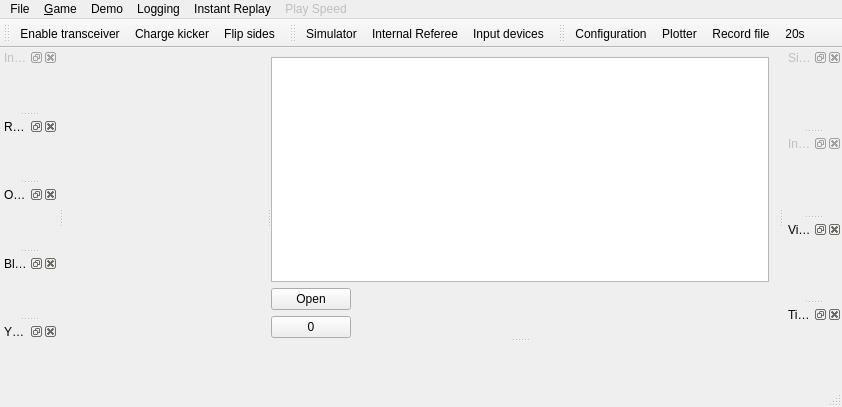
<?xml version="1.0" encoding="UTF-8"?>
<ui version="4.0">
 <class>MainWindow</class>
 <widget class="QMainWindow" name="MainWindow">
  <property name="geometry">
   <rect>
    <x>0</x>
    <y>0</y>
    <width>842</width>
    <height>407</height>
   </rect>
  </property>
  <property name="windowTitle">
   <string>Ra</string>
  </property>
  <property name="dockOptions">
   <set>QMainWindow::AllowTabbedDocks|QMainWindow::AnimatedDocks|QMainWindow::VerticalTabs</set>
  </property>
  <widget class="QWidget" name="centralwidget">
   <layout class="QVBoxLayout" name="verticalLayout">
    <item>
     <widget class="QSplitter" name="splitterH">
      <property name="sizePolicy">
       <sizepolicy hsizetype="Expanding" vsizetype="Expanding">
        <horstretch>0</horstretch>
        <verstretch>0</verstretch>
       </sizepolicy>
      </property>
      <property name="orientation">
       <enum>Qt::Horizontal</enum>
      </property>
      <widget class="DebugWidget" name="debugTree" native="true"/>
      <widget class="QSplitter" name="splitterV">
       <property name="orientation">
        <enum>Qt::Vertical</enum>
       </property>
       <widget class="QWidget" name="verticalLayoutWidget">
        <layout class="QVBoxLayout" name="verticalLayout_2">
         <item>
          <widget class="FieldWidget" name="field">
           <property name="sizePolicy">
            <sizepolicy hsizetype="Expanding" vsizetype="Expanding">
             <horstretch>0</horstretch>
             <verstretch>0</verstretch>
            </sizepolicy>
           </property>
          </widget>
         </item>
         <item>
          <layout class="QHBoxLayout" name="horizontalLayout_2">
           <item>
            <layout class="QVBoxLayout" name="verticalLayout_3">
             <item>
              <widget class="QPushButton" name="btnOpen">
               <property name="text">
                <string>Open</string>
               </property>
              </widget>
             </item>
             <item>
              <widget class="QPushButton" name="goToLastPosition">
               <property name="text">
                <string>0</string>
               </property>
              </widget>
             </item>
            </layout>
           </item>
           <item>
            <widget class="LogManager" name="logManager" native="true">
             <property name="enabled">
              <bool>false</bool>
             </property>
             <property name="sizePolicy">
              <sizepolicy hsizetype="Expanding" vsizetype="Minimum">
               <horstretch>0</horstretch>
               <verstretch>0</verstretch>
              </sizepolicy>
             </property>
            </widget>
           </item>
          </layout>
         </item>
        </layout>
       </widget>
       <widget class="LogWidget" name="log" native="true"/>
      </widget>
     </widget>
    </item>
   </layout>
  </widget>
  <widget class="QMenuBar" name="menubar">
   <property name="geometry">
    <rect>
     <x>0</x>
     <y>0</y>
     <width>842</width>
     <height>22</height>
    </rect>
   </property>
   <widget class="QMenu" name="menu_Game">
    <property name="title">
     <string>&amp;Game</string>
    </property>
    <widget class="QMenu" name="menuRules_2">
     <property name="title">
      <string>Rules</string>
     </property>
     <addaction name="rules2017"/>
     <addaction name="rules2018"/>
    </widget>
    <addaction name="actionEnableTransceiver"/>
    <addaction name="actionChargeKicker"/>
    <addaction name="actionSidesFlipped"/>
    <addaction name="separator"/>
    <addaction name="menuRules_2"/>
   </widget>
   <widget class="QMenu" name="menuVideo">
    <property name="title">
     <string>Logging</string>
    </property>
    <addaction name="actionRecord"/>
    <addaction name="actionSave20s"/>
    <addaction name="actionUseLocation"/>
    <addaction name="actionChangeLocation"/>
   </widget>
   <widget class="QMenu" name="menuTesting">
    <property name="title">
     <string>Demo</string>
    </property>
    <addaction name="actionSimulator"/>
    <addaction name="actionInternalReferee"/>
    <addaction name="actionInputDevices"/>
    <addaction name="actionAutoPause"/>
   </widget>
   <widget class="QMenu" name="menuInstant_Replay">
    <property name="title">
     <string>Instant Replay</string>
    </property>
    <addaction name="actionGoLive"/>
    <addaction name="actionStepBack"/>
    <addaction name="actionStepForward"/>
    <addaction name="actionFrameBack"/>
    <addaction name="actionFrameForward"/>
    <addaction name="actionTogglePause"/>
    <addaction name="actionShowBacklog"/>
   </widget>
   <widget class="QMenu" name="menuFile">
    <property name="title">
     <string>File</string>
    </property>
    <addaction name="actionOpen_Logfile"/>
    <addaction name="actionLogCutter"/>
    <addaction name="separator"/>
    <addaction name="actionSaveConfiguration"/>
    <addaction name="separator"/>
    <addaction name="actionQuit"/>
   </widget>
   <widget class="QMenu" name="menuPlaySpeed">
    <property name="enabled">
     <bool>false</bool>
    </property>
    <property name="title">
     <string>Play Speed</string>
    </property>
    <addaction name="actionSpeed1"/>
    <addaction name="actionSpeed5"/>
    <addaction name="actionSpeed10"/>
    <addaction name="actionSpeed20"/>
    <addaction name="actionSpeed50"/>
    <addaction name="actionSpeed100"/>
    <addaction name="actionSpeed200"/>
    <addaction name="actionSpeed1000"/>
   </widget>
   <addaction name="menuFile"/>
   <addaction name="menu_Game"/>
   <addaction name="menuTesting"/>
   <addaction name="menuVideo"/>
   <addaction name="menuInstant_Replay"/>
   <addaction name="menuPlaySpeed"/>
  </widget>
  <widget class="QStatusBar" name="statusbar"/>
  <widget class="QToolBar" name="toolCommands">
   <property name="windowTitle">
    <string>Commands</string>
   </property>
   <attribute name="toolBarArea">
    <enum>TopToolBarArea</enum>
   </attribute>
   <attribute name="toolBarBreak">
    <bool>false</bool>
   </attribute>
   <addaction name="actionEnableTransceiver"/>
   <addaction name="actionChargeKicker"/>
   <addaction name="actionSidesFlipped"/>
  </widget>
  <widget class="QDockWidget" name="dockReferee">
   <property name="enabled">
    <bool>false</bool>
   </property>
   <property name="windowTitle">
    <string>Internal RefBox</string>
   </property>
   <attribute name="dockWidgetArea">
    <number>1</number>
   </attribute>
   <widget class="RefereeWidget" name="referee"/>
  </widget>
  <widget class="QDockWidget" name="dockSimulator">
   <property name="enabled">
    <bool>false</bool>
   </property>
   <property name="windowTitle">
    <string>Simulator</string>
   </property>
   <attribute name="dockWidgetArea">
    <number>2</number>
   </attribute>
   <widget class="SimulatorWidget" name="simulator"/>
  </widget>
  <widget class="QDockWidget" name="dockInput">
   <property name="enabled">
    <bool>false</bool>
   </property>
   <property name="windowTitle">
    <string>Input devices</string>
   </property>
   <attribute name="dockWidgetArea">
    <number>2</number>
   </attribute>
   <widget class="InputWidget" name="input"/>
  </widget>
  <widget class="QDockWidget" name="dockVisualization">
   <property name="windowTitle">
    <string>Visualizations</string>
   </property>
   <attribute name="dockWidgetArea">
    <number>2</number>
   </attribute>
   <widget class="VisualizationWidget" name="visualization"/>
  </widget>
  <widget class="QToolBar" name="toolTesting">
   <property name="windowTitle">
    <string>Testing</string>
   </property>
   <attribute name="toolBarArea">
    <enum>TopToolBarArea</enum>
   </attribute>
   <attribute name="toolBarBreak">
    <bool>false</bool>
   </attribute>
   <addaction name="actionSimulator"/>
   <addaction name="actionInternalReferee"/>
   <addaction name="actionInputDevices"/>
  </widget>
  <widget class="QToolBar" name="toolConfig">
   <property name="windowTitle">
    <string>Configuration</string>
   </property>
   <attribute name="toolBarArea">
    <enum>TopToolBarArea</enum>
   </attribute>
   <attribute name="toolBarBreak">
    <bool>false</bool>
   </attribute>
   <addaction name="actionConfiguration"/>
   <addaction name="actionPlotter"/>
   <addaction name="actionRecord"/>
   <addaction name="actionSaveBacklog"/>
  </widget>
  <widget class="QDockWidget" name="dockTiming">
   <property name="windowTitle">
    <string>Timing</string>
   </property>
   <attribute name="dockWidgetArea">
    <number>2</number>
   </attribute>
   <widget class="TimingWidget" name="timing"/>
  </widget>
  <widget class="QDockWidget" name="dockRobots">
   <property name="windowTitle">
    <string>Robots</string>
   </property>
   <attribute name="dockWidgetArea">
    <number>1</number>
   </attribute>
   <widget class="RobotSelectionWidget" name="robots"/>
  </widget>
  <widget class="QDockWidget" name="dockOptions">
   <property name="windowTitle">
    <string>Options</string>
   </property>
   <attribute name="dockWidgetArea">
    <number>1</number>
   </attribute>
   <widget class="OptionsWidget" name="options"/>
  </widget>
  <widget class="QDockWidget" name="dockBlueDebugger">
   <property name="windowTitle">
    <string>Blue Debugger</string>
   </property>
   <attribute name="dockWidgetArea">
    <number>1</number>
   </attribute>
   <widget class="DebuggerConsole" name="blueDebugger"/>
  </widget>
  <widget class="QDockWidget" name="dockYellowDebugger">
   <property name="windowTitle">
    <string>Yellow Debugger</string>
   </property>
   <attribute name="dockWidgetArea">
    <number>1</number>
   </attribute>
   <widget class="DebuggerConsole" name="yellowDebugger"/>
  </widget>
  <action name="actionPlotter">
   <property name="text">
    <string>&amp;Plotter</string>
   </property>
  </action>
  <action name="actionEnableTransceiver">
   <property name="checkable">
    <bool>true</bool>
   </property>
   <property name="text">
    <string>Enable &amp;transceiver</string>
   </property>
   <property name="toolTip">
    <string>Enable transceiver</string>
   </property>
   <property name="shortcut">
    <string>Ctrl+S</string>
   </property>
  </action>
  <action name="actionDisableTransceiver">
   <property name="text">
    <string>Disable transceiver</string>
   </property>
   <property name="shortcut">
    <string>Esc</string>
   </property>
  </action>
  <action name="actionSidesFlipped">
   <property name="checkable">
    <bool>true</bool>
   </property>
   <property name="text">
    <string>&amp;Flip sides</string>
   </property>
   <property name="shortcut">
    <string>Ctrl+E</string>
   </property>
  </action>
  <action name="actionRecord">
   <property name="checkable">
    <bool>true</bool>
   </property>
   <property name="text">
    <string>&amp;Record file</string>
   </property>
   <property name="toolTip">
    <string>Record File</string>
   </property>
   <property name="shortcut">
    <string>Ctrl+R</string>
   </property>
  </action>
  <action name="actionChargeKicker">
   <property name="checkable">
    <bool>true</bool>
   </property>
   <property name="text">
    <string>Charge kicker</string>
   </property>
   <property name="toolTip">
    <string>Charge kicker</string>
   </property>
   <property name="shortcut">
    <string>Ctrl+K</string>
   </property>
  </action>
  <action name="actionSimulator">
   <property name="checkable">
    <bool>true</bool>
   </property>
   <property name="text">
    <string>Simulator</string>
   </property>
   <property name="toolTip">
    <string>Simulator</string>
   </property>
   <property name="shortcut">
    <string>Ctrl+V</string>
   </property>
  </action>
  <action name="actionInternalReferee">
   <property name="checkable">
    <bool>true</bool>
   </property>
   <property name="text">
    <string>Internal Referee</string>
   </property>
   <property name="toolTip">
    <string>Internal Referee</string>
   </property>
   <property name="shortcut">
    <string>Ctrl+T</string>
   </property>
  </action>
  <action name="actionInputDevices">
   <property name="checkable">
    <bool>true</bool>
   </property>
   <property name="text">
    <string>Input devices</string>
   </property>
   <property name="toolTip">
    <string>Input devices</string>
   </property>
   <property name="shortcut">
    <string>Ctrl+I</string>
   </property>
  </action>
  <action name="actionConfiguration">
   <property name="text">
    <string>Configuration</string>
   </property>
  </action>
  <action name="actionAutoPause">
   <property name="checkable">
    <bool>true</bool>
   </property>
   <property name="text">
    <string>Pause, if unfocused</string>
   </property>
  </action>
  <action name="actionSaveBacklog">
   <property name="text">
    <string>20s</string>
   </property>
   <property name="toolTip">
    <string>Save Backlog</string>
   </property>
  </action>
  <action name="actionSave20s">
   <property name="text">
    <string>Save last 20s</string>
   </property>
   <property name="shortcut">
    <string>Ctrl+B</string>
   </property>
  </action>
  <action name="actionUseLocation">
   <property name="checkable">
    <bool>true</bool>
   </property>
   <property name="text">
    <string>Use Logfile default location</string>
   </property>
  </action>
  <action name="actionChangeLocation">
   <property name="text">
    <string>Select Logfile default locations</string>
   </property>
  </action>
  <action name="actionGoLive">
   <property name="enabled">
    <bool>false</bool>
   </property>
   <property name="text">
    <string>Go Live</string>
   </property>
   <property name="shortcut">
    <string>Return</string>
   </property>
  </action>
  <action name="actionStepBack">
   <property name="enabled">
    <bool>false</bool>
   </property>
   <property name="text">
    <string>Step back</string>
   </property>
   <property name="shortcut">
    <string>Q</string>
   </property>
  </action>
  <action name="actionStepForward">
   <property name="enabled">
    <bool>false</bool>
   </property>
   <property name="text">
    <string>Step forward</string>
   </property>
   <property name="shortcut">
    <string>E</string>
   </property>
  </action>
  <action name="actionFrameBack">
   <property name="enabled">
    <bool>false</bool>
   </property>
   <property name="text">
    <string>Frame back</string>
   </property>
   <property name="shortcut">
    <string>A</string>
   </property>
  </action>
  <action name="actionFrameForward">
   <property name="enabled">
    <bool>false</bool>
   </property>
   <property name="text">
    <string>Frame forward</string>
   </property>
   <property name="shortcut">
    <string>D</string>
   </property>
  </action>
  <action name="actionShowBacklog">
   <property name="text">
    <string>Show Backlog</string>
   </property>
   <property name="shortcut">
    <string>Ctrl+A</string>
   </property>
  </action>
  <action name="actionTogglePause">
   <property name="enabled">
    <bool>false</bool>
   </property>
   <property name="text">
    <string>Toggle Pause</string>
   </property>
   <property name="shortcut">
    <string>Space</string>
   </property>
  </action>
  <action name="actionSpeed1">
   <property name="enabled">
    <bool>true</bool>
   </property>
   <property name="text">
    <string>Speed 1%</string>
   </property>
   <property name="shortcut">
    <string>1</string>
   </property>
  </action>
  <action name="actionSpeed5">
   <property name="enabled">
    <bool>true</bool>
   </property>
   <property name="text">
    <string>Speed 5%</string>
   </property>
   <property name="shortcut">
    <string>2</string>
   </property>
  </action>
  <action name="actionSpeed10">
   <property name="enabled">
    <bool>true</bool>
   </property>
   <property name="text">
    <string>Speed 10%</string>
   </property>
   <property name="shortcut">
    <string>3</string>
   </property>
  </action>
  <action name="actionSpeed50">
   <property name="enabled">
    <bool>true</bool>
   </property>
   <property name="text">
    <string>Speed 50%</string>
   </property>
   <property name="shortcut">
    <string>5</string>
   </property>
  </action>
  <action name="actionSpeed100">
   <property name="enabled">
    <bool>true</bool>
   </property>
   <property name="text">
    <string>Speed 100%</string>
   </property>
   <property name="shortcut">
    <string>6</string>
   </property>
  </action>
  <action name="actionSpeed200">
   <property name="enabled">
    <bool>true</bool>
   </property>
   <property name="text">
    <string>Speed 200%</string>
   </property>
   <property name="shortcut">
    <string>7</string>
   </property>
  </action>
  <action name="actionSpeed1000">
   <property name="enabled">
    <bool>true</bool>
   </property>
   <property name="text">
    <string>Speed 1000%</string>
   </property>
   <property name="shortcut">
    <string>8</string>
   </property>
  </action>
  <action name="actionSpeed20">
   <property name="enabled">
    <bool>true</bool>
   </property>
   <property name="text">
    <string>Speed 20%</string>
   </property>
   <property name="shortcut">
    <string>4</string>
   </property>
  </action>
  <action name="rules2017">
   <property name="checkable">
    <bool>true</bool>
   </property>
   <property name="enabled">
    <bool>false</bool>
   </property>
   <property name="text">
    <string>2017</string>
   </property>
  </action>
  <action name="rules2018">
   <property name="checkable">
    <bool>true</bool>
   </property>
   <property name="checked">
    <bool>true</bool>
   </property>
   <property name="enabled">
    <bool>false</bool>
   </property>
   <property name="text">
    <string>2018</string>
   </property>
  </action>
  <action name="actionSave2Configuration">
   <property name="text">
    <string>Save configuration</string>
   </property>
  </action>
  <action name="actionOpen_Logfile">
   <property name="text">
    <string>Open Logfile ...</string>
   </property>
   <property name="shortcut">
    <string>Ctrl+O</string>
   </property>
  </action>
  <action name="actionOpen_Logcutter">
   <property name="text">
    <string>Open Logcutter</string>
   </property>
  </action>
  <action name="actionLogCutter">
   <property name="text">
    <string>Log Cutter</string>
   </property>
  </action>
  <action name="actionSaveConfiguration">
   <property name="text">
    <string>Save Configuration</string>
   </property>
  </action>
  <action name="actionQuit">
   <property name="text">
    <string>Quit</string>
   </property>
  </action>
 </widget>
 <customwidgets>
  <customwidget>
   <class>VisualizationWidget</class>
   <extends>QWidget</extends>
   <header>widgets/visualizationwidget.h</header>
   <container>1</container>
  </customwidget>
  <customwidget>
   <class>TimingWidget</class>
   <extends>QWidget</extends>
   <header>widgets/timingwidget.h</header>
   <container>1</container>
  </customwidget>
  <customwidget>
   <class>FieldWidget</class>
   <extends>QGraphicsView</extends>
   <header>widgets/fieldwidget.h</header>
  </customwidget>
  <customwidget>
   <class>LogWidget</class>
   <extends>QWidget</extends>
   <header>widgets/logwidget.h</header>
   <container>1</container>
  </customwidget>
  <customwidget>
   <class>LogManager</class>
   <extends>QWidget</extends>
   <header>widgets/logmanager.h</header>
   <container>1</container>
  </customwidget>
  <customwidget>
   <class>DebugWidget</class>
   <extends>QWidget</extends>
   <header>widgets/debugwidget.h</header>
   <container>1</container>
  </customwidget>
  <customwidget>
   <class>RefereeWidget</class>
   <extends>QWidget</extends>
   <header>refereewidget.h</header>
   <container>1</container>
  </customwidget>
  <customwidget>
   <class>SimulatorWidget</class>
   <extends>QWidget</extends>
   <header>simulatorwidget.h</header>
   <container>1</container>
  </customwidget>
  <customwidget>
   <class>InputWidget</class>
   <extends>QWidget</extends>
   <header>inputwidget.h</header>
   <container>1</container>
  </customwidget>
  <customwidget>
   <class>RobotSelectionWidget</class>
   <extends>QWidget</extends>
   <header>robotselectionwidget.h</header>
   <container>1</container>
  </customwidget>
  <customwidget>
   <class>OptionsWidget</class>
   <extends>QWidget</extends>
   <header>optionswidget.h</header>
  </customwidget>
  <customwidget>
   <class>DebuggerConsole</class>
   <extends>QWidget</extends>
   <header>widgets/debuggerconsole.h</header>
   <container>1</container>
  </customwidget>
 </customwidgets>
 <resources/>
 <connections>
  <connection>
   <sender>actionQuit</sender>
   <signal>triggered()</signal>
   <receiver>MainWindow</receiver>
   <slot>close()</slot>
   <hints>
    <hint type="sourcelabel">
     <x>-1</x>
     <y>-1</y>
    </hint>
    <hint type="destinationlabel">
     <x>324</x>
     <y>145</y>
    </hint>
   </hints>
  </connection>
  <connection>
   <sender>actionSimulator</sender>
   <signal>toggled(bool)</signal>
   <receiver>dockSimulator</receiver>
   <slot>setEnabled(bool)</slot>
   <hints>
    <hint type="sourcelabel">
     <x>-1</x>
     <y>-1</y>
    </hint>
    <hint type="destinationlabel">
     <x>802</x>
     <y>101</y>
    </hint>
   </hints>
  </connection>
  <connection>
   <sender>actionInternalReferee</sender>
   <signal>toggled(bool)</signal>
   <receiver>dockReferee</receiver>
   <slot>setEnabled(bool)</slot>
   <hints>
    <hint type="sourcelabel">
     <x>-1</x>
     <y>-1</y>
    </hint>
    <hint type="destinationlabel">
     <x>39</x>
     <y>141</y>
    </hint>
   </hints>
  </connection>
  <connection>
   <sender>actionInputDevices</sender>
   <signal>toggled(bool)</signal>
   <receiver>dockInput</receiver>
   <slot>setEnabled(bool)</slot>
   <hints>
    <hint type="sourcelabel">
     <x>-1</x>
     <y>-1</y>
    </hint>
    <hint type="destinationlabel">
     <x>802</x>
     <y>181</y>
    </hint>
   </hints>
  </connection>
 </connections>
</ui>
